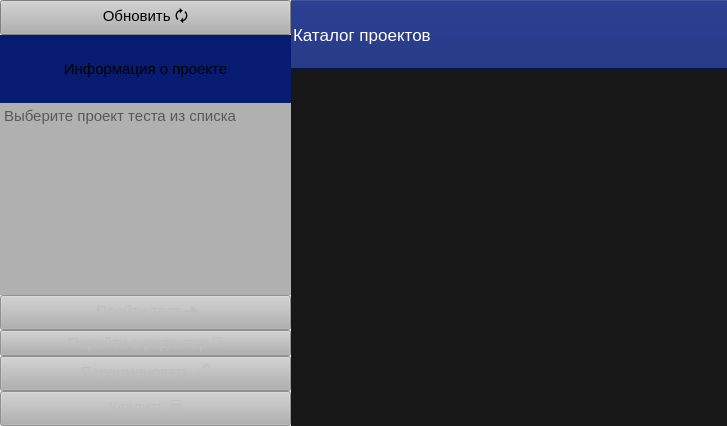
          <widget class="QWidget" name="tab_2">
           <attribute name="title">
            <string/>
           </attribute>
           <layout class="QHBoxLayout" name="horizontalLayout_5">
            <property name="spacing">
             <number>0</number>
            </property>
            <property name="leftMargin">
             <number>0</number>
            </property>
            <property name="topMargin">
             <number>0</number>
            </property>
            <property name="rightMargin">
             <number>0</number>
            </property>
            <property name="bottomMargin">
             <number>0</number>
            </property>
            <item>
             <layout class="QVBoxLayout" name="verticalLayout_4">
              <property name="spacing">
               <number>0</number>
              </property>
              <item>
               <widget class="ColorPushButton" name="pushButton">
                <property name="sizePolicy">
                 <sizepolicy hsizetype="Preferred" vsizetype="Fixed">
                  <horstretch>0</horstretch>
                  <verstretch>0</verstretch>
                 </sizepolicy>
                </property>
                <property name="font">
                 <font>
                  <pointsize>11</pointsize>
                 </font>
                </property>
                <property name="styleSheet">
                 <string notr="true">background: #b0b0b0;</string>
                </property>
                <property name="text">
                 <string>Обновить 🗘</string>
                </property>
               </widget>
              </item>
              <item>
               <widget class="QLabel" name="label_2">
                <property name="sizePolicy">
                 <sizepolicy hsizetype="Preferred" vsizetype="Preferred">
                  <horstretch>0</horstretch>
                  <verstretch>0</verstretch>
                 </sizepolicy>
                </property>
                <property name="minimumSize">
                 <size>
                  <width>291</width>
                  <height>68</height>
                 </size>
                </property>
                <property name="maximumSize">
                 <size>
                  <width>16777215</width>
                  <height>16777215</height>
                 </size>
                </property>
                <property name="font">
                 <font>
                  <pointsize>11</pointsize>
                 </font>
                </property>
                <property name="styleSheet">
                 <string notr="true">QLabel {
	background-color: #071C71;
}</string>
                </property>
                <property name="text">
                 <string>Информация о проекте</string>
                </property>
                <property name="alignment">
                 <set>Qt::AlignCenter</set>
                </property>
               </widget>
              </item>
              <item>
               <widget class="QTextBrowser" name="textBrowser">
                <property name="sizePolicy">
                 <sizepolicy hsizetype="Preferred" vsizetype="Expanding">
                  <horstretch>0</horstretch>
                  <verstretch>0</verstretch>
                 </sizepolicy>
                </property>
                <property name="minimumSize">
                 <size>
                  <width>291</width>
                  <height>0</height>
                 </size>
                </property>
                <property name="maximumSize">
                 <size>
                  <width>16777215</width>
                  <height>16777215</height>
                 </size>
                </property>
                <property name="font">
                 <font>
                  <pointsize>11</pointsize>
                 </font>
                </property>
                <property name="styleSheet">
                 <string notr="true">QTextBrowser {
background: #B0B0B0;
border: 0px;
}</string>
                </property>
                <property name="placeholderText">
                 <string>Выберите проект теста из списка</string>
                </property>
               </widget>
              </item>
              <item>
               <widget class="ColorPushButton" name="pushButton_4">
                <property name="enabled">
                 <bool>false</bool>
                </property>
                <property name="sizePolicy">
                 <sizepolicy hsizetype="Preferred" vsizetype="Fixed">
                  <horstretch>0</horstretch>
                  <verstretch>0</verstretch>
                 </sizepolicy>
                </property>
                <property name="font">
                 <font>
                  <pointsize>11</pointsize>
                 </font>
                </property>
                <property name="styleSheet">
                 <string notr="true">background: #b0b0b0;</string>
                </property>
                <property name="text">
                 <string> Пройти тест 🠊</string>
                </property>
               </widget>
              </item>
              <item>
               <widget class="ColorPushButton" name="pushButton_5">
                <property name="enabled">
                 <bool>false</bool>
                </property>
                <property name="sizePolicy">
                 <sizepolicy hsizetype="Preferred" vsizetype="Fixed">
                  <horstretch>0</horstretch>
                  <verstretch>0</verstretch>
                 </sizepolicy>
                </property>
                <property name="font">
                 <font>
                  <pointsize>11</pointsize>
                 </font>
                </property>
                <property name="styleSheet">
                 <string notr="true">background: #b0b0b0;</string>
                </property>
                <property name="text">
                 <string>Перейти в редактор 🔧</string>
                </property>
               </widget>
              </item>
              <item>
               <widget class="ColorPushButton" name="pushButton_13">
                <property name="enabled">
                 <bool>false</bool>
                </property>
                <property name="sizePolicy">
                 <sizepolicy hsizetype="Preferred" vsizetype="Fixed">
                  <horstretch>0</horstretch>
                  <verstretch>0</verstretch>
                 </sizepolicy>
                </property>
                <property name="font">
                 <font>
                  <pointsize>11</pointsize>
                 </font>
                </property>
                <property name="styleSheet">
                 <string notr="true">background: #b0b0b0;</string>
                </property>
                <property name="text">
                 <string>Переименовать 🖉</string>
                </property>
               </widget>
              </item>
              <item>
               <widget class="ColorPushButton" name="pushButton_12">
                <property name="enabled">
                 <bool>false</bool>
                </property>
                <property name="sizePolicy">
                 <sizepolicy hsizetype="Preferred" vsizetype="Fixed">
                  <horstretch>0</horstretch>
                  <verstretch>0</verstretch>
                 </sizepolicy>
                </property>
                <property name="font">
                 <font>
                  <pointsize>11</pointsize>
                 </font>
                </property>
                <property name="styleSheet">
                 <string notr="true">background: #b0b0b0;</string>
                </property>
                <property name="text">
                 <string>Удалить 🗑</string>
                </property>
               </widget>
              </item>
             </layout>
            </item>
            <item>
             <widget class="QTreeWidget" name="treeWidget">
              <property name="minimumSize">
               <size>
                <width>436</width>
                <height>0</height>
               </size>
              </property>
              <property name="font">
               <font>
                <family>Arial</family>
                <pointsize>13</pointsize>
                <weight>50</weight>
                <bold>false</bold>
               </font>
              </property>
              <property name="cursor" stdset="0">
               <cursorShape>ArrowCursor</cursorShape>
              </property>
              <property name="styleSheet">
               <string notr="true">QTreeWidget {
background: #171717;
border: 0px;
}

QHeaderView::section {
    background-color: #071C71;
	color: #fff;
	min-height: 69;
}

QTreeWidget::item {
background: #6F83D6;
min-height: 69;
border-radius: 0px;
}

QTreeView::item { 
	margin: 0px 0px 1px 0px; border: 0;
}

QTreeView::item:selected {
    background-color: #b0b0b0;
    color: black;
}

QTreeView::item:hover:!selected {
    background-color: #6F83D6;
    color: white;
}
</string>
              </property>
              <property name="verticalScrollMode">
               <enum>QAbstractItemView::ScrollPerPixel</enum>
              </property>
              <property name="indentation">
               <number>0</number>
              </property>
              <column>
               <property name="text">
                <string>Каталог проектов</string>
               </property>
              </column>
             </widget>
            </item>
           </layout>
          </widget>
